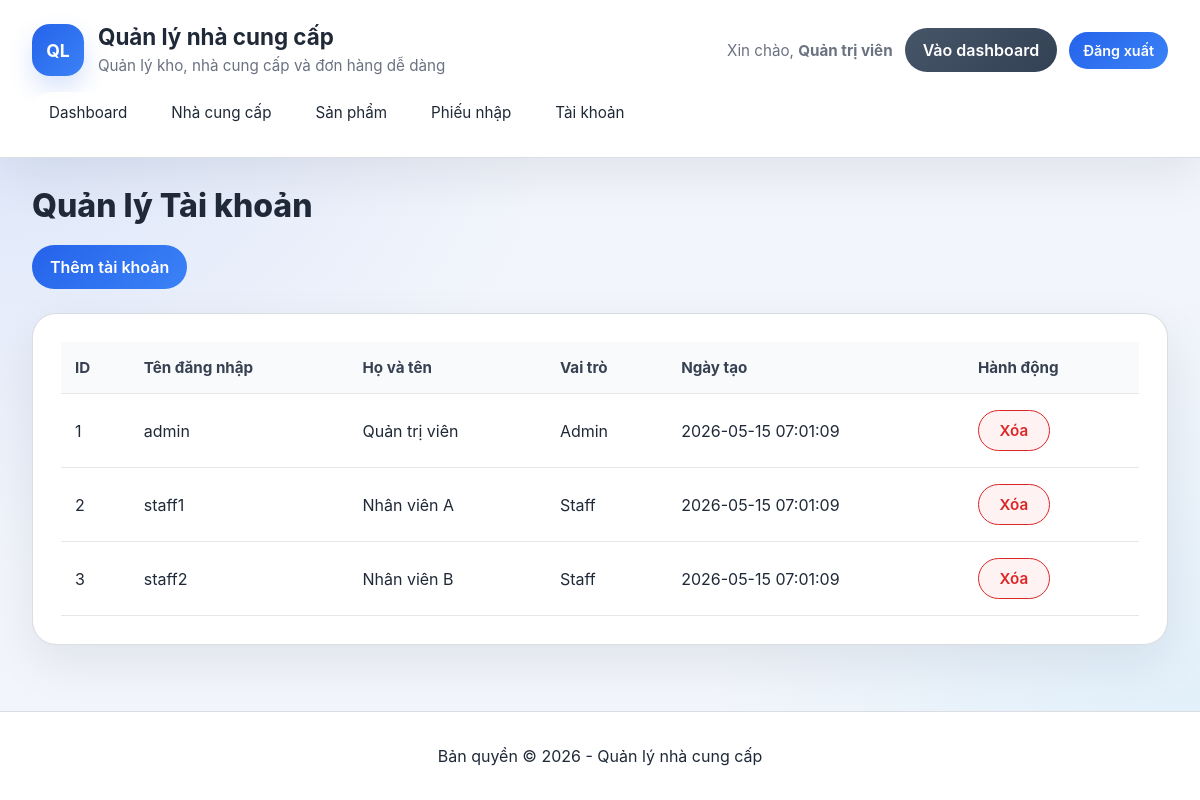
/users.php (signed in), run on the app's committed database.
### tables this page shows
CREATE TABLE `users` (
  `admin_id` int(11) NOT NULL AUTO_INCREMENT PRIMARY KEY,
  `username` varchar(50) NOT NULL UNIQUE,
  `password` varchar(255) NOT NULL,
  `full_name` varchar(100) DEFAULT NULL,
  `role` enum('Admin','Staff') DEFAULT 'Staff',
  `created_at` timestamp NOT NULL DEFAULT current_timestamp()
);

### functions.php (called while the page is built, shortened)
<?php
function h($value) {
    return htmlspecialchars($value, ENT_QUOTES, 'UTF-8');
}

### users.php (the view, shortened to what this page needs)
<?php
require_once __DIR__ . '/header.php';
$mysqli = db();
$result = $mysqli->query('SELECT admin_id, username, full_name, role, created_at FROM users ORDER BY created_at DESC');
$users = $result ? $result->fetch_all(MYSQLI_ASSOC) : [];
?>
<div class="page-title"><h2>Quản lý Tài khoản</h2></div>
<div class="toolbar">
    <a class="button" href="user_form.php">Thêm tài khoản</a>
</div>
<div class="table-card">
    <table>
        <thead>
            <tr>
                <th>ID</th>
                <th>Tên đăng nhập</th>
                <th>Họ và tên</th>
                <th>Vai trò</th>
                <th>Ngày tạo</th>
                <th>Hành động</th>
            </tr>
        </thead>
        <tbody>
            <?php foreach ($users as $user): ?>
                <tr>
                    <td><?= h($user['admin_id']) ?></td>
                    <td><?= h($user['username']) ?></td>
                    <td><?= h($user['full_name']) ?></td>
                    <td><?= h($user['role']) ?></td>
                    <td><?= h($user['created_at']) ?></td>
                    <td>
                        <div class="actions">
                            <?php if ($user['admin_id'] !== $_SESSION['user']['admin_id']): ?>
                                <a class="action-btn delete danger" href="users.php?action=delete&id=<?= h($user['admin_id']) ?>" onclick="return confirm('Xóa tài khoản này?');">Xóa</a>
                            <?php else: ?>
                                <span class="hint">Bạn</span>
                            <?php endif; ?>
                        </div>
                    </td>
                </tr>
            <?php endforeach; ?>
        </tbody>
    </table>
</div>
<?php require_once __DIR__ . '/footer.php'; ?>

### style.css (style rules this page uses)
:root { --bg: #f2f5fb; --panel: #ffffff; --text: #1f2937; --muted: #6b7280; --accent: #2563eb; --accent-soft: #eff6ff; --danger: #dc2626; --danger-dark: #b91c1c; --border: #d1d5db; --shadow: 0 18px 50px rgba(15, 23, 42, 0.08); }
* { box-sizing: border-box; }
body { margin: 0; min-height: 100vh; font-family: 'Inter', 'Segoe UI', Tahoma, Geneva, Verdana, sans-serif; background: radial-gradient(circle at top left, rgba(37, 99, 235, 0.12), transparent 40%), radial-gradient(circle at bottom right, rgba(56, 189, 248, 0.1), transparent 35%), var(--bg); color: var(--text); }
.button, button { display: inline-flex; align-items: center; justify-content: center; padding: 12px 18px; border: none; border-radius: 999px; background: linear-gradient(135deg, #2563eb, #3b82f6); color: #fff; cursor: pointer; text-decoration: none; transition: transform 0.2s ease, box-shadow 0.2s ease, background-color 0.2s ease; font-weight: 600; }
.button.danger, .danger { background: linear-gradient(135deg, #dc2626, #b91c1c); color: #fff; }
.page-title h2 { margin: 0 0 20px; font-size: 2rem; font-weight: 800; color: var(--text); }
.toolbar { display: flex; flex-wrap: wrap; align-items: center; justify-content: space-between; gap: 14px; margin-bottom: 24px; }
.table-card, .form-card, .detail-card, .card { background: var(--panel); border: 1px solid rgba(209, 213, 219, 0.8); border-radius: 24px; padding: 28px; margin-bottom: 24px; box-shadow: var(--shadow); transition: transform 0.2s ease, box-shadow 0.2s ease; }
.table-card table { width: 100%; border-collapse: collapse; }
.table-card th, .table-card td { padding: 16px 14px; border-bottom: 1px solid #e5e7eb; text-align: left; vertical-align: middle; }
.table-card th { background: #f8fafc; font-weight: 700; font-size: 0.95rem; color: #374151; }
.table-card td a { color: var(--accent); text-decoration: none; margin-right: 10px; padding: 6px 10px; border-radius: 999px; transition: background-color 0.2s ease; }
.table-card td a.danger { color: #fff; background: var(--danger); }
.table-card .actions { display: flex; gap: 10px; flex-wrap: wrap; }
.table-card .action-btn { display: inline-flex; align-items: center; justify-content: center; min-width: 72px; padding: 10px 16px; border-radius: 999px; border: 1px solid var(--accent); background: #f8fbff; color: var(--accent); font-size: 0.95rem; font-weight: 600; text-decoration: none; transition: transform 0.2s ease, background-color 0.2s ease, border-color 0.2s ease, box-shadow 0.2s ease; }
.table-card .action-btn.delete { border-color: var(--danger); color: var(--danger); background: #fef2f2; }

### data on the page
users: admin_id "1", username "admin", full_name "Quản trị viên", role "Admin", created_at "2026-05-15 07:01:09"
users: admin_id "2", username "staff1", full_name "Nhân viên A", role "Staff", created_at "2026-05-15 07:01:09"
users: admin_id "3", username "staff2", full_name "Nhân viên B", role "Staff", created_at "2026-05-15 07:01:09"

### other printed values
APP_NAME "Quản lý nhà cung cấp"
$_SESSION['user']['full_name'] ?: $_SESSION['user']['username'] "Quản trị viên"
